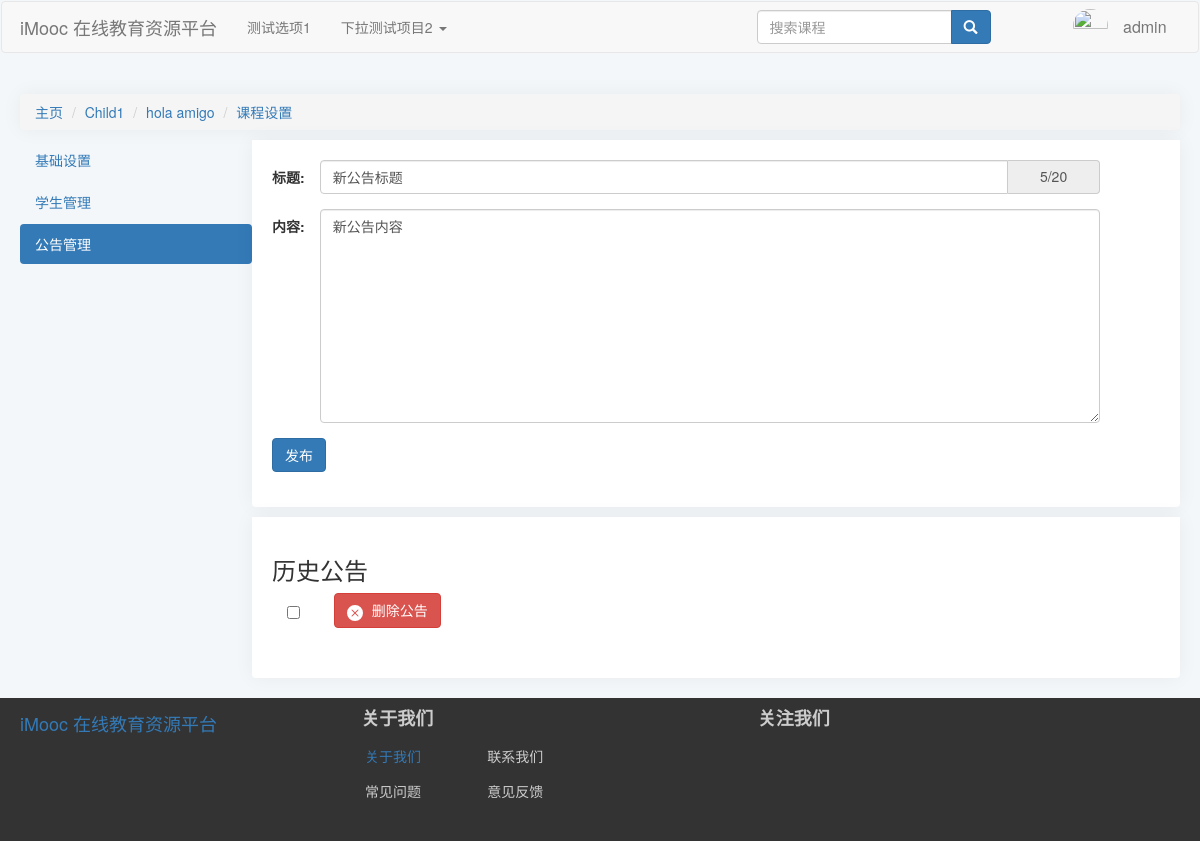
The app's page /course/3/Setting/Announcement (signed in), older data.
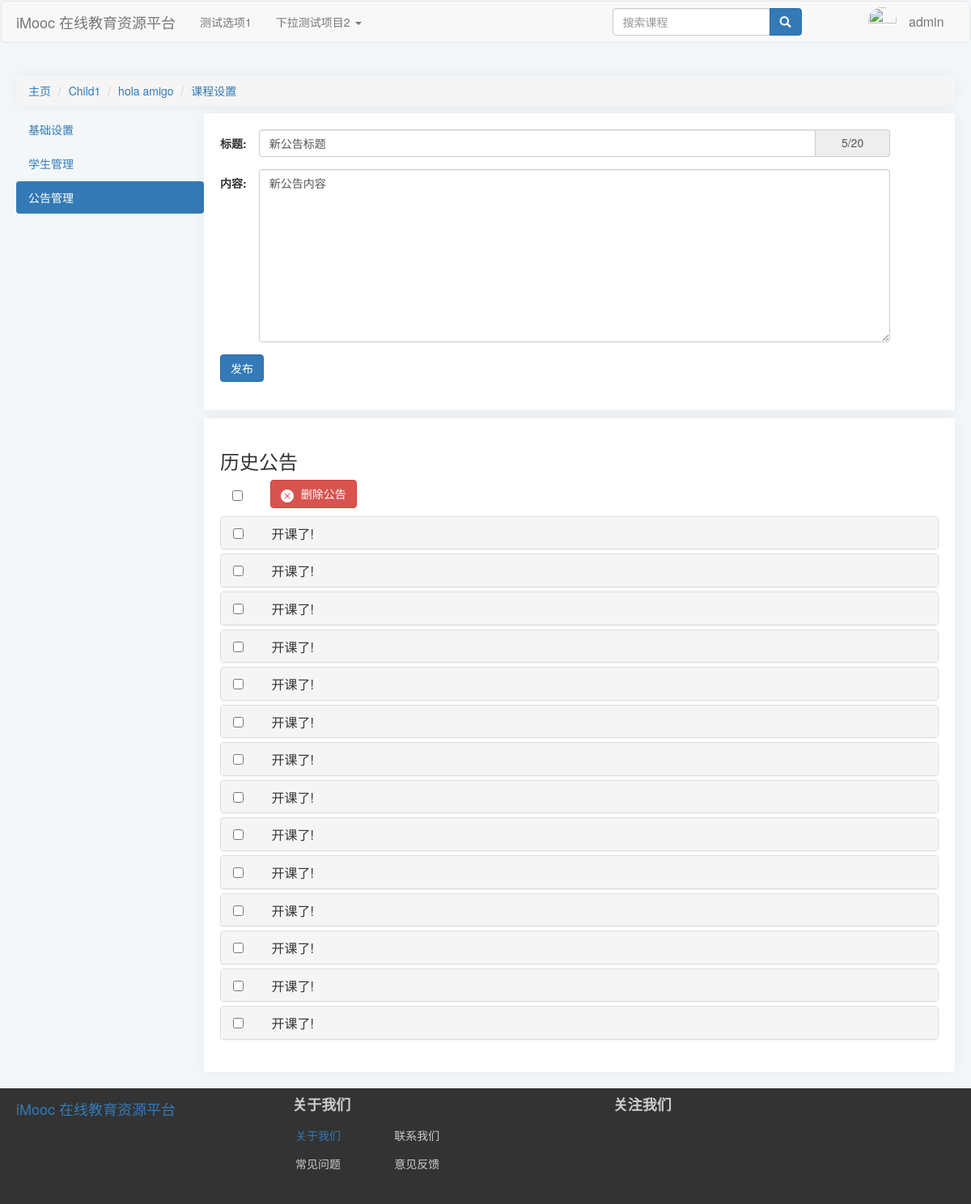
The same page, newer data.
### index/models.py (models this page shows, shortened)
class CourseAnnouncement(models.Model):
    sourceCourse = ForeignKey(
        "Course",
        verbose_name="源课程",
        on_delete=CASCADE,
        null=True,
        blank=True,
        related_name="sourceCourse",
    )
    Title = CharField(verbose_name="公告标题", default="新公告标题", max_length=20)
    Message = TextField(verbose_name="课程公告", default="新公告内容")
    createTime = DateTimeField(verbose_name="发布时间", auto_now_add=True)
    class Meta:
        ordering = ["-createTime"]
        verbose_name = "课程公告"
        verbose_name_plural = "课程公告"

### index/views.py (the view)
def courseSettingAnno(request, courseid):
    courseDetail, _, _ = VF.Get_Course(courseid)
    course = models.Course.objects.get(id=courseid)
    annoForm = forms.AnnouncementForm()
    historyAnnos = models.CourseAnnouncement.objects.filter(sourceCourse=course)
    return render(request, "index/courseSettingAnno.html", locals())

### index/forms.py
class AnnouncementForm(ModelForm):
    def __init__(self, *args, **kwargs):
        super(AnnouncementForm, self).__init__(*args, **kwargs)
        for field in iter(self.fields):
            self.fields[field].widget.attrs.update(
                {
                    "class": "form-control col-sm-10",
                }
            )
    class Meta:
        model = CourseAnnouncement
        exclude = [
            "sourceCourse",
        ]

### index/models.py (called while the page is built)
    def __str__(self) -> str:
        return self.CategoryName

### index/templates/index/courseSettingAnno.html (shortened to what this page needs)
{% extends 'index/courseSettingBase.html' %}
{% load static %}
    {% block extrastatic %}
    {{ block.super }}
    <link rel="stylesheet" href="{% static 'index/css/courseSettingAnno.css' %}">
    {% endblock extrastatic %}
    {% block content %}
    {{ block.super }}
    <div class="mainContainer">
        <div class="newAnnoForm">
            <form action="{% url 'index:announcementPost' courseid %}" method="POST" enctype="multipart/form-data"
                class="form-horizontal">
                <div class="form-group">
                    <div class="item form-Title">
                        <label for="{{annoForm.Title.id_for_label}" class="control-label col-sm-2">标题: </label>
                        {{annoForm.Title}}
                        <span class="input-group-addon" id="titleaddon">0/20</span>
                    </div>
                </div>
                <div class="form-group">
                    <div class="item form-Title">
                        <label for="{{annoForm.Message.id_for_label}" class="control-label col-sm-2">内容: </label>
                        {{annoForm.Message}}
                    </div>
                </div>
                <div class="form-group">
                    <button type="submit" class="btn btn-primary postAnno">发布</button>
                </div>
            </form>
        </div>
        <div class="historyAnno">
            <div class="header">
                <h3>历史公告</h3>
                <div class="btnheader">
                    <input type="checkbox" class="selectAll">
                    <button class="btn btn-danger remove">
                        删除公告
                    </button>
                </div>
            </div>
            <div class="panel-group" id="accordion" role="tablist" aria-multiselectable="true">
                {% for Anno in historyAnnos %}
                <div class="panel panel-default">
                    <div class="panel-heading" role="tab" id="heading{{forloop.counter}}">
                        <h4 class="panel-title">
                            <input type="checkbox">
                            <a role="button" data-toggle="collapse" data-parent="#accordion"
                                href="#collapse{{forloop.counter}}" aria-expanded="false"
                                aria-controls="collapse{{forloop.counter}}" class="collapsed">
                                {{Anno.Title}}
                            </a>
                        </h4>
                    </div>
                </div>
                {% endfor %}
            </div>
        </div>
    </div>
    {% endblock content %}

Row changes from the older to the newer data that the page shows:
added CourseAnnouncement: Title "开课了!"
added CourseAnnouncement: Title "开课了!"
added CourseAnnouncement: Title "开课了!"
added CourseAnnouncement: Title "开课了!"
added CourseAnnouncement: Title "开课了!"
added CourseAnnouncement: Title "开课了!"
added CourseAnnouncement: Title "开课了!"
added CourseAnnouncement: Title "开课了!"
added CourseAnnouncement: Title "开课了!"
added CourseAnnouncement: Title "开课了!"
added CourseAnnouncement: Title "开课了!"
added CourseAnnouncement: Title "开课了!"
added CourseAnnouncement: Title "开课了!"
added CourseAnnouncement: Title "开课了!"
